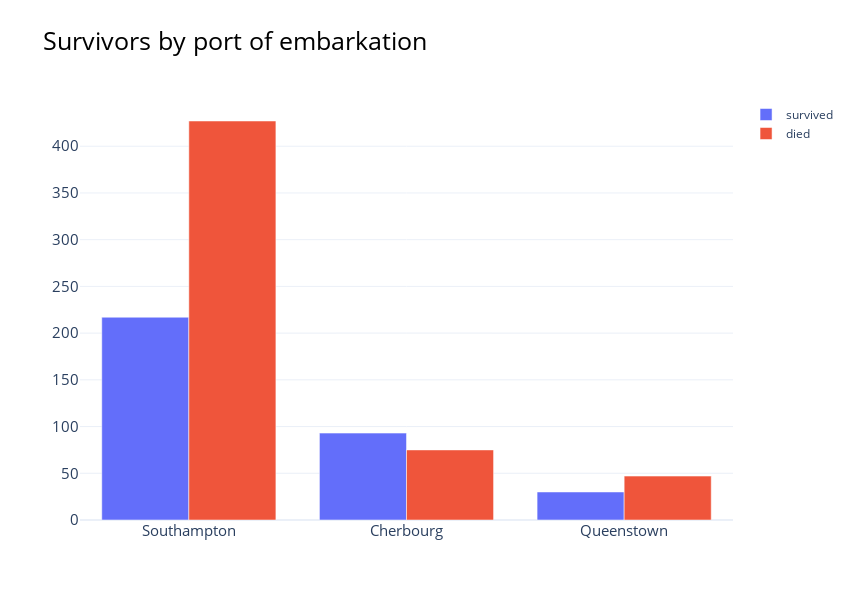

The notebook cell this image was saved under:
### Code cell
fig = go.Figure()
fig.add_trace(go.Bar(x=['Southampton','Cherbourg','Queenstown'],y=[
    len(df.loc[(df['Embarked']=='S')&(df['Survived']==1)]),
    len(df.loc[(df['Embarked']=='C')&(df['Survived']==1)]),
    len(df.loc[(df['Embarked']=='Q')&(df['Survived']==1)])
    ],showlegend=True,name='survived'))
fig.add_trace(go.Bar(x=['Southampton','Cherbourg','Queenstown'],y=[
    len(df.loc[(df['Embarked']=='S')&(df['Survived']==0)]),
    len(df.loc[(df['Embarked']=='C')&(df['Survived']==0)]),
    len(df.loc[(df['Embarked']=='Q')&(df['Survived']==0)])
    ],showlegend=True,name='died'))
fig.update_traces(hoverinfo="y")
fig.update_layout(hovermode="x", height=600, width=850, template='plotly_white',
    title = {'text': "Survivors by port of embarkation"}, titlefont={"size": 25,'color':'black'},
    yaxis={'tickfont':{"size": 15}},xaxis={'tickfont':{"size": 15}},
)
fig.show()

### Figure 1 — Plotly figure (JSON) as saved in the notebook; plotly's stock layout.template omitted (floating-point values rounded to 4 significant figures)
{"data": [{"hoverinfo": "y", "name": "survived", "showlegend": true, "type": "bar", "x": ["Southampton", "Cherbourg", "Queenstown"], "y": [217, 93, 30]}, {"hoverinfo": "y", "name": "died", "showlegend": true, "type": "bar", "x": ["Southampton", "Cherbourg", "Queenstown"], "y": [427, 75, 47]}], "layout": {"height": 600, "hovermode": "x", "title": {"font": {"color": "black", "size": 25}, "text": "Survivors by port of embarkation"}, "width": 850, "xaxis": {"tickfont": {"size": 15}}, "yaxis": {"tickfont": {"size": 15}}}}
